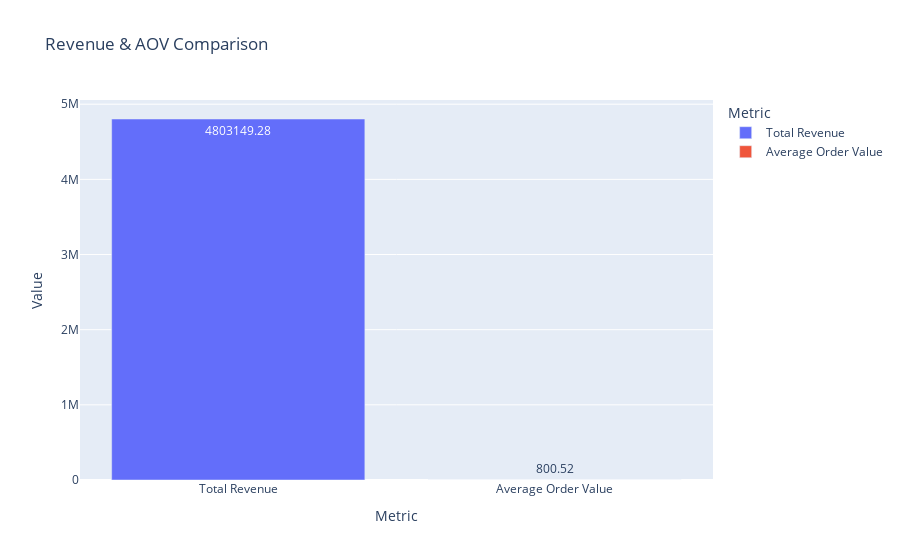

Notebook cell for this chart:
### Code cell
# Total revenue and average order value.
# Calculate values
total_revenue = df['price'].sum().round(2)
avg_order_value = df['price'].mean().round(2)

# Data for plot
plot_data = pd.DataFrame({
    "Metric": ["Total Revenue", "Average Order Value"],
    "Value": [total_revenue, avg_order_value]
})

# Plot with color
fig = px.bar(
    plot_data,
    x="Metric",
    y="Value",
    color="Metric", 
    title="Revenue & AOV Comparison",
    text="Value"
)

fig.show()

### Figure 1 — Plotly figure (JSON) as saved in the notebook; plotly's stock layout.template omitted (floating-point values rounded to 4 significant figures)
{"data": [{"hovertemplate": "Metric=%{x}<br>Value=%{text}<extra></extra>", "legendgroup": "Total Revenue", "marker": {"color": "#636efa", "pattern": {"shape": ""}}, "name": "Total Revenue", "orientation": "v", "showlegend": true, "text": [4803000.0], "textposition": "auto", "type": "bar", "x": ["Total Revenue"], "xaxis": "x", "y": [4803000.0], "yaxis": "y"}, {"hovertemplate": "Metric=%{x}<br>Value=%{text}<extra></extra>", "legendgroup": "Average Order Value", "marker": {"color": "#EF553B", "pattern": {"shape": ""}}, "name": "Average Order Value", "orientation": "v", "showlegend": true, "text": [800.5], "textposition": "auto", "type": "bar", "x": ["Average Order Value"], "xaxis": "x", "y": [800.5], "yaxis": "y"}], "layout": {"barmode": "relative", "legend": {"title": {"text": "Metric"}, "tracegroupgap": 0}, "title": {"text": "Revenue & AOV Comparison"}, "xaxis": {"anchor": "y", "categoryarray": ["Total Revenue", "Average Order Value"], "categoryorder": "array", "domain": [0, 1], "title": {"text": "Metric"}}, "yaxis": {"anchor": "x", "domain": [0, 1], "title": {"text": "Value"}}}}
